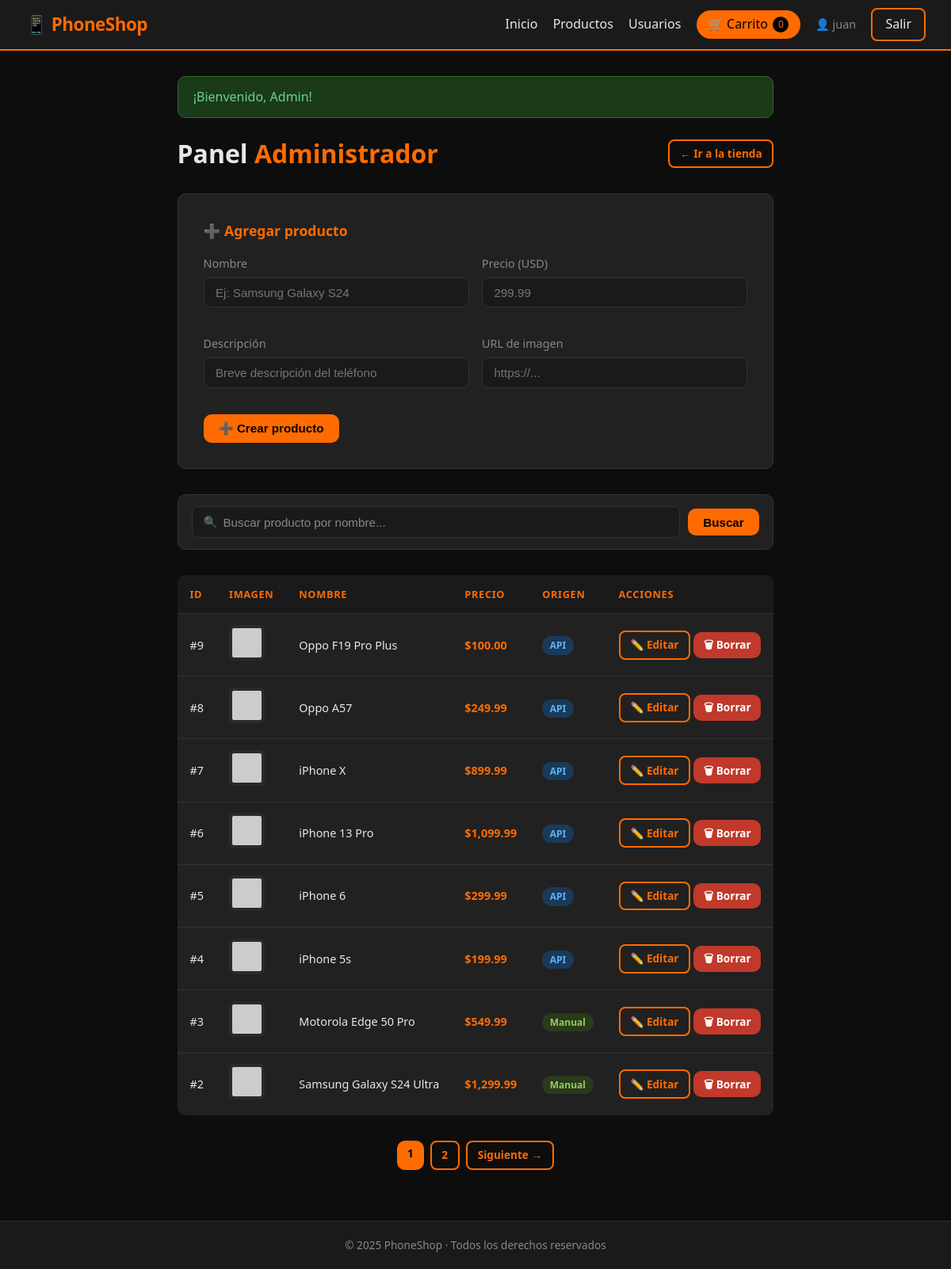
/admin/products.php (signed in), run on the app's committed database.
### tables this page shows
CREATE TABLE `products` (
  `id` int(11) NOT NULL,
  `name` varchar(150) NOT NULL,
  `description` text DEFAULT NULL,
  `price` decimal(10,2) NOT NULL,
  `image` varchar(500) DEFAULT NULL,
  `source` enum('api','manual') NOT NULL DEFAULT 'manual',
  `created_at` timestamp NOT NULL DEFAULT current_timestamp()
);

### admin/products.php (the view, shortened to what this page needs)
<?php
require_once '../includes/config.php';
$editProduct = null;
$search = trim($_GET['search'] ?? '');
$perPage = 8;
$page    = max(1, (int)($_GET['page'] ?? 1));
$offset  = ($page - 1) * $perPage;
if ($search !== '') {
    $like = '%' . $search . '%';
    $stmtCount = $db->prepare("SELECT COUNT(*) FROM products WHERE name LIKE ?");
    $stmtCount->execute([$like]);
    $total = $stmtCount->fetchColumn();
    $stmt = $db->prepare("SELECT * FROM products WHERE name LIKE ? ORDER BY id DESC LIMIT ? OFFSET ?");
    $stmt->bindValue(1, $like, PDO::PARAM_STR);
    $stmt->bindValue(2, $perPage, PDO::PARAM_INT);
    $stmt->bindValue(3, $offset, PDO::PARAM_INT);
    $stmt->execute();
    $products = $stmt->fetchAll(PDO::FETCH_ASSOC);
} else {
    $stmt = $db->prepare("SELECT * FROM products ORDER BY id DESC LIMIT ? OFFSET ?");
    $stmt->bindValue(1, $perPage, PDO::PARAM_INT);
    $stmt->bindValue(2, $offset, PDO::PARAM_INT);
    $stmt->execute();
    $products = $stmt->fetchAll(PDO::FETCH_ASSOC);
}
require_once '../includes/pagination.php';
include '../includes/header.php';
?>
<div class="admin-header">
    <h2 class="page-title" style="margin:0">Panel <span>Administrador</span></h2>
    <a href="../index.php" class="btn btn-outline btn-sm">← Ir a la tienda</a>
</div>
<div class="form-card" style="max-width:100%; margin:0 0 2rem 0;">
    <h2 style="text-align:left; font-size:1.1rem; margin-bottom:1rem">
        <?= $editProduct ? '✏️ Editar producto' : '➕ Agregar producto' ?>
    </h2>
    <form method="POST" id="productForm" novalidate style="display:grid; grid-template-columns:1fr 1fr; gap:1rem; align-items:end;">
        <div class="form-group">
            <label>Nombre</label>
            <input type="text" name="name" id="product-name"
                   value="<?= htmlspecialchars($editProduct['name'] ?? '') ?>"
                   placeholder="Ej: Samsung Galaxy S24">
        </div>
        <div class="form-group">
            <label>Precio (USD)</label>
            <input type="number" name="price" id="product-price" step="0.01"
                   value="<?= $editProduct['price'] ?? '' ?>"
                   placeholder="299.99">
        </div>
        <div class="form-group">
            <label>Descripción</label>
            <input type="text" name="description" id="product-description"
                   value="<?= htmlspecialchars($editProduct['description'] ?? '') ?>"
                   placeholder="Breve descripción del teléfono">
        </div>
        <div class="form-group">
            <label>URL de imagen</label>
            <input type="url" name="image" id="product-image"
                   value="<?= htmlspecialchars($editProduct['image'] ?? '') ?>"
                   placeholder="https://...">
        </div>
        <div style="display:flex; gap:.5rem; grid-column:1/-1;">
            <button type="submit" class="btn btn-primary">
                <?= $editProduct ? '💾 Guardar cambios' : '➕ Crear producto' ?>
            </button>
        </div>
    </form>
</div>
<form method="GET" class="search-bar">
    <div class="search-input-wrap">
        <input type="text" name="search" placeholder="Buscar producto por nombre..."
               value="<?= htmlspecialchars($search) ?>">
    </div>
    <button type="submit" class="btn btn-primary">Buscar</button>
</form>
<div class="table-wrap">
    <table>
        <thead>
            <tr>
                <th>ID</th>
                <th>Imagen</th>
                <th>Nombre</th>
                <th>Precio</th>
                <th>Origen</th>
                <th>Acciones</th>
            </tr>
        </thead>
        <tbody>
            <?php if (empty($products)): ?>
                <tr><td colspan="6" style="text-align:center; color:var(--muted)">
                    <?= $search !== '' ? 'No se encontraron productos para "' . htmlspecialchars($search) . '".' : 'Sin productos' ?>
                </td></tr>
            <?php else: ?>
                <?php foreach ($products as $p): ?>
                    <tr>
                        <td>#<?= $p['id'] ?></td>
                        <td>
                            <img src="<?= htmlspecialchars($p['image']) ?>"
                                 style="width:45px;height:45px;object-fit:contain;background:#2a2a2a;border-radius:6px;padding:4px"
                                 onerror="this.src='https://placehold.co/45x45/1a1a1a/888?text=📱'"
                                 alt="">
                        </td>
                        <td><?= htmlspecialchars($p['name']) ?></td>
                        <td style="color:var(--orange); font-weight:700">$<?= number_format($p['price'], 2) ?></td>
                        <td>
                            <?php if ($p['source'] === 'api'): ?>
                                <span class="badge-api">API</span>
                            <?php else: ?>
                                <span class="badge-manual">Manual</span>
                            <?php endif; ?>
                        </td>
                        <td>
                            <a href="products.php?edit=<?= $p['id'] ?>" class="btn btn-outline btn-sm">✏️ Editar</a>
                            <a href="products.php?delete=<?= $p['id'] ?>"
                               class="btn btn-danger btn-sm"
                               onclick="return confirm('¿Eliminar «<?= htmlspecialchars($p['name'], ENT_QUOTES) ?>»?')">
                               🗑 Borrar
                            </a>
                        </td>
                    </tr>
                <?php endforeach; ?>
            <?php endif; ?>
        </tbody>
    </table>
</div>
<?php include '../includes/footer.php'; ?>

### assets/css/style.css (style rules this page uses)
*, *::before, *::after { box-sizing: border-box; margin: 0; padding: 0; }
:root { --orange: #FF6B00; --orange-dim: #cc5500; --black: #0D0D0D; --dark: #1A1A1A; --card-bg: #212121; --border: #333; --text: #E8E8E8; --muted: #888; --radius: 10px; }
body { background: var(--black); color: var(--text); font-family: 'Segoe UI', system-ui, sans-serif; line-height: 1.6; min-height: 100vh; display: flex; flex-direction: column; }
a { color: var(--orange); text-decoration: none; }
.btn { display: inline-block; padding: .55rem 1.2rem; border-radius: var(--radius); border: none; cursor: pointer; font-size: .95rem; font-weight: 600; transition: opacity .2s, transform .1s; }
.btn-primary { background: var(--orange); color: #000; }
.btn-danger { background: #c0392b; color: #fff; }
.btn-outline { border: 2px solid var(--orange); color: var(--orange); background: transparent; padding: .4rem 1rem; border-radius: 8px; font-weight: 600; }
.btn-sm { padding: .35rem .8rem; font-size: .85rem; }
.form-card { background: var(--card-bg); border: 1px solid var(--border); border-radius: var(--radius); padding: 2rem; max-width: 440px; margin: 3rem auto; }
.form-card h2 { color: var(--orange); margin-bottom: 1.5rem; font-size: 1.5rem; text-align: center; }
.form-group { margin-bottom: 1.1rem; }
.form-group label { display: block; margin-bottom: .4rem; color: var(--muted); font-size: .9rem; }
.form-group input, .form-group textarea, .form-group select { width: 100%; background: var(--dark); border: 1px solid var(--border); color: var(--text); padding: .6rem .9rem; border-radius: 8px; font-size: .95rem; transition: border-color .2s; }
.page-title { font-size: 2rem; font-weight: 800; margin-bottom: 1.5rem; color: var(--text); }
.page-title span { color: var(--orange); }
.admin-header { display: flex; align-items: center; justify-content: space-between; margin-bottom: 1.5rem; flex-wrap: wrap; gap: 1rem; }
.table-wrap { overflow-x: auto; }
table { width: 100%; border-collapse: collapse; background: var(--card-bg); border-radius: var(--radius); overflow: hidden; }
thead { background: var(--dark); }
th, td { padding: .85rem 1rem; text-align: left; border-bottom: 1px solid var(--border); font-size: .9rem; }
th { color: var(--orange); font-weight: 700; text-transform: uppercase; font-size: .8rem; letter-spacing: .05em; }
tr:last-child td { border-bottom: none; }
.badge-api { background: #1a3a5a; color: #5ab4f5; padding: .2rem .6rem; border-radius: 20px; font-size: .75rem; font-weight: 700; }
.badge-manual { background: #2a3a1a; color: #8fcf60; padding: .2rem .6rem; border-radius: 20px; font-size: .75rem; font-weight: 700; }
.search-bar { display: flex; gap: .6rem; margin-bottom: 2rem; flex-wrap: wrap; align-items: center; background: var(--card-bg); border: 1px solid var(--border); border-radius: var(--radius); padding: .9rem 1.1rem; }
.search-bar .search-input-wrap { flex: 1; min-width: 200px; position: relative; display: flex; align-items: center; }
.search-bar .search-input-wrap::before { content: '🔍'; position: absolute; left: .9rem; font-size: .9rem; opacity: .5; pointer-events: none; }
.search-bar input { width: 100%; background: var(--dark); border: 1px solid var(--border); color: var(--text); padding: .65rem 1rem .65rem 2.4rem; border-radius: 8px; font-size: .95rem; transition: border-color .2s, background .2s; }
.search-bar input::placeholder { color: var(--muted); }
.search-bar .btn { white-space: nowrap; }

### data on the page
products: id "9", name "Oppo F19 Pro Plus", price "100.00", source "API"
products: id "8", name "Oppo A57", price "249.99", source "API"
products: id "7", name "iPhone X", price "899.99", source "API"
products: id "6", name "iPhone 13 Pro", price "1,099.99", source "API"
products: id "5", name "iPhone 6", price "299.99", source "API"
products: id "4", name "iPhone 5s", price "199.99", source "API"
products: id "3", name "Motorola Edge 50 Pro", price "549.99", source "Manual"
products: id "2", name "Samsung Galaxy S24 Ultra", price "1,299.99", source "Manual"

### other printed values
count($_SESSION['cart'] ?? []) "0"
$_SESSION['name'] "juan"
$f['msg'] "¡Bienvenido, Admin!"
